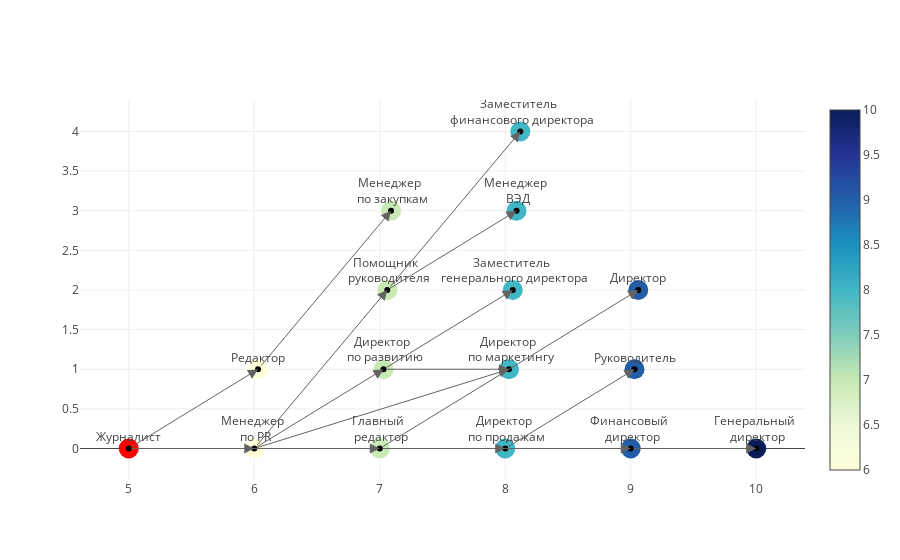

The cell this chart's notebook holds for it:
### Markdown cell above
# Ок, сервис, я журналист. Кем я буду дальше?

### Code cell
draw('Журналист')

### Figure 1 — Plotly figure (JSON) as saved in the notebook; plotly's stock layout.template omitted (floating-point values rounded to 4 significant figures)
{"data": [{"hoverinfo": "none", "marker": {"color": ["red", 7, 9, 10, 8, 9, 9, 6, 7, 8, 8, 7, 8, 8, 6, 7], "colorscale": "YIGnBu", "reversescale": true, "showscale": true, "size": 20}, "mode": "markers", "showlegend": false, "text": [], "type": "scatter", "x": [5, 7, 9, 10, 8, 9.03, 9.06, 6, 7.03, 8.03, 8.06, 7.06, 8.09, 8.12, 6.03, 7.09], "y": [0, 0, 0, 0, 0, 1, 2, 0, 1, 1, 2, 2, 3, 4, 1, 3]}, {"hoverinfo": "none", "marker": {"color": [], "size": 0}, "mode": "markers+text", "name": "Markers and Text", "showlegend": false, "text": ["Журналист", "Главный <br> редактор", "Финансовый <br> директор", "Генеральный <br> директор", "Директор <br> по продажам", "Руководитель", "Директор", "Менеджер <br> по PR", "Директор <br> по развитию", "Директор <br> по маркетингу", "Заместитель <br> генерального директора", "Помощник <br> руководителя", "Менеджер <br> ВЭД", "Заместитель <br> финансового директора", "Редактор", "Менеджер <br> по закупкам"], "textposition": "top", "type": "scatter", "x": [5, 7, 9, 10, 8, 9.03, 9.06, 6, 7.03, 8.03, 8.06, 7.06, 8.09, 8.12, 6.03, 7.09], "y": [0, 0, 0, 0, 0, 1, 2, 0, 1, 1, 2, 2, 3, 4, 1, 3]}], "layout": {"annotations": [{"arrowcolor": "#636363", "arrowhead": 2, "arrowsize": 2, "arrowwidth": 1, "ax": 5, "axref": "x", "ay": 0, "ayref": "y", "showarrow": true, "x": 7, "xref": "x", "y": 0, "yref": "y"}, {"arrowcolor": "#636363", "arrowhead": 2, "arrowsize": 2, "arrowwidth": 1, "ax": 5, "axref": "x", "ay": 0, "ayref": "y", "showarrow": true, "x": 6, "xref": "x", "y": 0, "yref": "y"}, {"arrowcolor": "#636363", "arrowhead": 2, "arrowsize": 2, "arrowwidth": 1, "ax": 5, "axref": "x", "ay": 0, "ayref": "y", "showarrow": true, "x": 6.03, "xref": "x", "y": 1, "yref": "y"}, {"arrowcolor": "#636363", "arrowhead": 2, "arrowsize": 2, "arrowwidth": 1, "ax": 7, "axref": "x", "ay": 0, "ayref": "y", "showarrow": true, "x": 9, "xref": "x", "y": 0, "yref": "y"}, {"arrowcolor": "#636363", "arrowhead": 2, "arrowsize": 2, "arrowwidth": 1, "ax": 7, "axref": "x", "ay": 0, "ayref": "y", "showarrow": true, "x": 8, "xref": "x", "y": 0, "yref": "y"}, {"arrowcolor": "#636363", "arrowhead": 2, "arrowsize": 2, "arrowwidth": 1, "ax": 7, "axref": "x", "ay": 0, "ayref": "y", "showarrow": true, "x": 9.06, "xref": "x", "y": 2, "yref": "y"}, {"arrowcolor": "#636363", "arrowhead": 2, "arrowsize": 2, "arrowwidth": 1, "ax": 9, "axref": "x", "ay": 0, "ayref": "y", "showarrow": true, "x": 10, "xref": "x", "y": 0, "yref": "y"}, {"arrowcolor": "#636363", "arrowhead": 2, "arrowsize": 2, "arrowwidth": 1, "ax": 8, "axref": "x", "ay": 0, "ayref": "y", "showarrow": true, "x": 9.03, "xref": "x", "y": 1, "yref": "y"}, {"arrowcolor": "#636363", "arrowhead": 2, "arrowsize": 2, "arrowwidth": 1, "ax": 6, "axref": "x", "ay": 0, "ayref": "y", "showarrow": true, "x": 7.03, "xref": "x", "y": 1, "yref": "y"}, {"arrowcolor": "#636363", "arrowhead": 2, "arrowsize": 2, "arrowwidth": 1, "ax": 6, "axref": "x", "ay": 0, "ayref": "y", "showarrow": true, "x": 8.03, "xref": "x", "y": 1, "yref": "y"}, {"arrowcolor": "#636363", "arrowhead": 2, "arrowsize": 2, "arrowwidth": 1, "ax": 6, "axref": "x", "ay": 0, "ayref": "y", "showarrow": true, "x": 7.06, "xref": "x", "y": 2, "yref": "y"}, {"arrowcolor": "#636363", "arrowhead": 2, "arrowsize": 2, "arrowwidth": 1, "ax": 7.03, "axref": "x", "ay": 1, "ayref": "y", "showarrow": true, "x": 8.03, "xref": "x", "y": 1, "yref": "y"}, {"arrowcolor": "#636363", "arrowhead": 2, "arrowsize": 2, "arrowwidth": 1, "ax": 7.03, "axref": "x", "ay": 1, "ayref": "y", "showarrow": true, "x": 8.06, "xref": "x", "y": 2, "yref": "y"}, {"arrowcolor": "#636363", "arrowhead": 2, "arrowsize": 2, "arrowwidth": 1, "ax": 7.06, "axref": "x", "ay": 2, "ayref": "y", "showarrow": true, "x": 8.09, "xref": "x", "y": 3, "yref": "y"}, {"arrowcolor": "#636363", "arrowhead": 2, "arrowsize": 2, "arrowwidth": 1, "ax": 7.06, "axref": "x", "ay": 2, "ayref": "y", "showarrow": true, "x": 8.12, "xref": "x", "y": 4, "yref": "y"}, {"arrowcolor": "#636363", "arrowhead": 2, "arrowsize": 2, "arrowwidth": 1, "ax": 6.03, "axref": "x", "ay": 1, "ayref": "y", "showarrow": true, "x": 7.09, "xref": "x", "y": 3, "yref": "y"}], "showlegend": false}}
